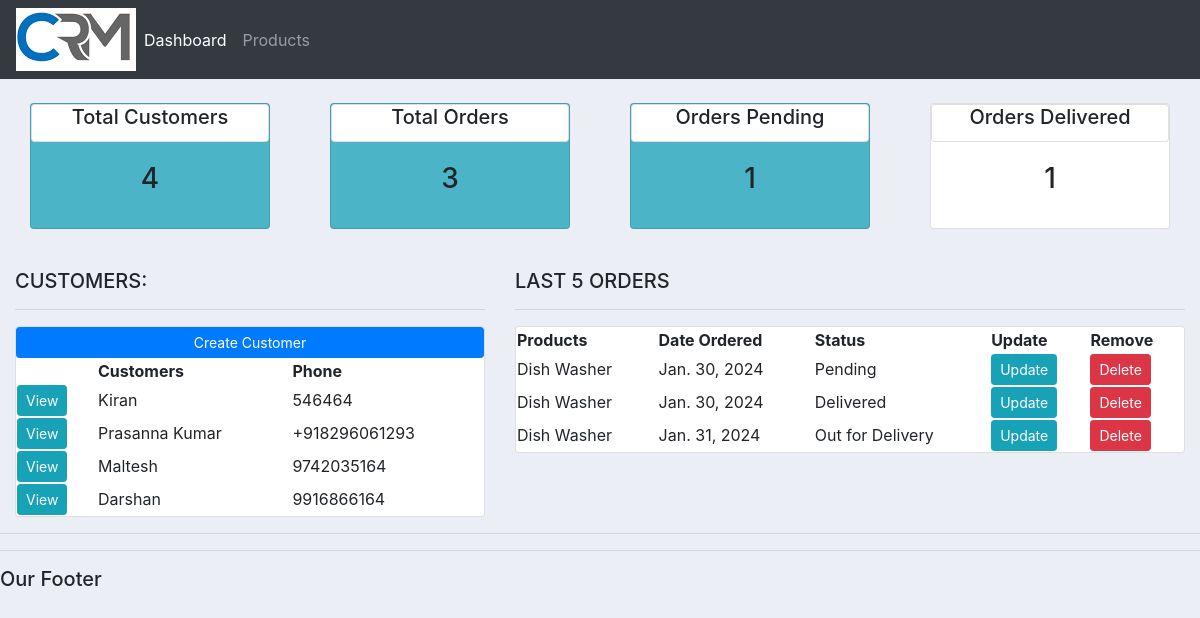
Screenshot of /dash/ with the database file from the repository.
### New_app1/models.py (models this page shows, shortened)
class Customer(models.Model):
    name=models.CharField(max_length=200, null=True)
    phone=models.CharField(max_length=200, null=True)
    email = models.CharField(max_length=200, null=True)
    date_created = models.DateField(auto_now_add=True, null=True)

class Orders(models.Model):
    STATUS= (
        ('Pending', 'Pending'),
        ('Out for Delivery', 'Out for Delivery'),
        ('Delivered', 'Delivered')
    )
    customer=models.ForeignKey(Customer, null=True, on_delete=models.SET_NULL)
    products=models.ForeignKey(Products, null=True, on_delete=models.SET_NULL)
    status = models.CharField(max_length=200, null=True, choices=STATUS)
    date_created = models.DateField(auto_now_add=True, null=True)

class Products(models.Model):
    CATEGORY=(
        ('Indoor', 'Indoor'),
        ('Outdoor', 'Outdoor')
    )
    name = models.CharField(max_length=200, null=True)
    price=models.FloatField(null=True)
    category = models.CharField(max_length=200, null=True, choices=CATEGORY)
    description = models.CharField(max_length=200, null=True, blank=True)
    date_created = models.DateField(auto_now_add=True, null=True)
    tags = models.ManyToManyField(Tag)
    def __str__(self):
        return self.name

### New_app1/views.py (the view)
# urls.py: path('dash/', views.dashboard, name='dash'),
def dashboard(request):
    order=Orders.objects.all()
    custo=Customer.objects.all()
    total_customers=Customer.objects.all().count()
    total_orders=Orders.objects.all().count()
    delivered=order.filter(status='Delivered').count()
    pending = order.filter(status='Pending').count()
    context={'order':order, 'custo':custo,'total_customers':total_customers,
                                                       'total_orders':total_orders, 'pending':pending,
                                                        'delivered':delivered}
    return render(request, 'dashboard.html', context)

### Templates/dashboard.html
{% extends  'Main.html' %}
{% block content %}
{% include  'status.html' %}
<br>
<div class="row">
   <div class="col-md-5">
      <h5>CUSTOMERS:</h5>
      <hr>
      <div class="card card body">
         <a class="btn btn-primary btn-sm btn-block" href="{% url 'create_customer' %}">Create Customer
         </a>
         <table class="tabel tabel-sm">
            <tr>
               <th></th>
               <th>Customers</th>
               <th>Phone</th>
            </tr>
            {% for i in custo %}
               <tr>
                  <td><a class="btn btn-sm btn-info" href="{% url 'customers' i.id %}">View</a> </td>
                  <td>{{i.name}}</td>
                  <td>{{i.phone}}</td>
               </tr>
            {% endfor %}
         </table>
      </div>
   </div>
   <div class="col-md-7">
      <h5>LAST 5 ORDERS</h5>
      <hr>
      <div class="card card body">
         <table class="tabel tabel-sm">
            <tr>
               <th>Products</th>
               <th>Date Ordered</th>
               <th>Status</th>
               <th>Update</th>
               <th>Remove</th>
            </tr>
            {% for i in order %}
               <tr>
                  <td>{{i.products}}</td>
                  <td>{{i.date_created}}</td>
                  <td>{{i.status}}</td>
                  <td><a class="btn btn-sm btn-info" href="{% url 'update_order' i.id %}">Update</a> </td>
                  <td><a class="btn btn-sm btn-danger" href="{% url 'delete_order' i.id %}">Delete</a> </td>
               </tr>
            {% endfor %}
         </table>
      </div>
   </div>
</div>
   {% endblock content %}

### Templates/Main.html (shortened to what this page needs)
<!DOCTYPE html>
{% load static %}
<html>
<head>
   <link rel="stylesheet" href="https://cdn.jsdelivr.net/npm/bootstrap@4.3.1/dist/css/bootstrap.min.css">
   <link rel="stylesheet" type="text/css" href="{% static 'css/main.css' %}">
</head>
<body>
   {% include  'navbar.html' %}
   <div class="container-fluid">
   {% block content %}
   {% endblock content %}
   </div>
   <hr>
<hr>
<h5>Our Footer</h5>
</body>
</html>

### Templates/navbar.html (shortened to what this page needs)
{% load static %}
<nav class="navbar navbar-expand-lg navbar-dark bg-dark">
  <image src="{% static 'images/logo.png' %}"></image>
  <div class="collapse navbar-collapse" id="navbarNav">
    <ul class="navbar-nav">
      <li class="nav-item active">
        <a class="nav-link" href="{% url 'home' %}">Dashboard</a>
      </li>
      <li class="nav-item">
        <a class="nav-link" href="{% url 'products' %}">Products</a>
      </li>
    </ul>
  </div>
</nav>

### Templates/status.html
<br>
<div class="row">
    <div class="col">
        <div class="col-md">
            <div class="card text-center text-black mb-3" id="total_orders">
                <div class="card header">
                    <h5 class="card-title">Total Customers</h5>
                </div>
                <div class="card-body">
                     <h3 class="card-title">{{total_customers}}</h3>
                    </div>
                </div>
            </div>
        </div>
        <div class="col">
        <div class="col-md">
            <div class="card text-center text-black mb-3" id="orders_delivered">
                <div class="card header">
                    <h5 class="card-title">Total Orders</h5>
                </div>
                <div class="card-body">
                    <h3 class="card-title">{{total_orders}}</h3>
                    </div>
                </div>
            </div>
        </div>
       <div class="col">
       <div class="col-md">
            <div class="card text-center text-black mb-3" id="orders_pending">
                <div class="card header">
                    <h5 class="card-title">Orders Pending</h5>
                </div>
                <div class="card-body">
                    <h3 class="card-title">{{pending}}</h3>
                    </div>
                </div>
            </div>
       </div>
    <div class="col">
       <div class="col-md">
            <div class="card text-center text-black mb-3" id="delivered">
                <div class="card header">
                    <h5 class="card-title">Orders Delivered</h5>
                </div>
                <div class="card-body">
                    <h3 class="card-title">{{delivered}}</h3>
                    </div>
                </div>
            </div>
       </div>
</div>

### static/css/main.css (style rules this page uses)
body { background-color:#ebeff5; }
#total_orders { background-color:#4cb4c7; }
#orders_delivered { background-color:#4cb4c7; }
#orders_pending { background-color:#4cb4c7; }

### rows the page displays
Customer: name "Kiran", phone "546464"
Customer: name "Prasanna Kumar", phone "+918296061293"
Customer: name "Maltesh", phone "9742035164"
Customer: name "Darshan", phone "9916866164"
Orders: products "Dish Washer", date_created "Jan. 30, 2024", status "Pending"
Orders: products "Dish Washer", date_created "Jan. 30, 2024", status "Delivered"
Orders: products "Dish Washer", date_created "Jan. 31, 2024", status "Out for Delivery"

### other values shown
{{ total_customers }} "4"
{{ total_orders }} "3"
{{ pending }} "1"
{{ delivered }} "1"
